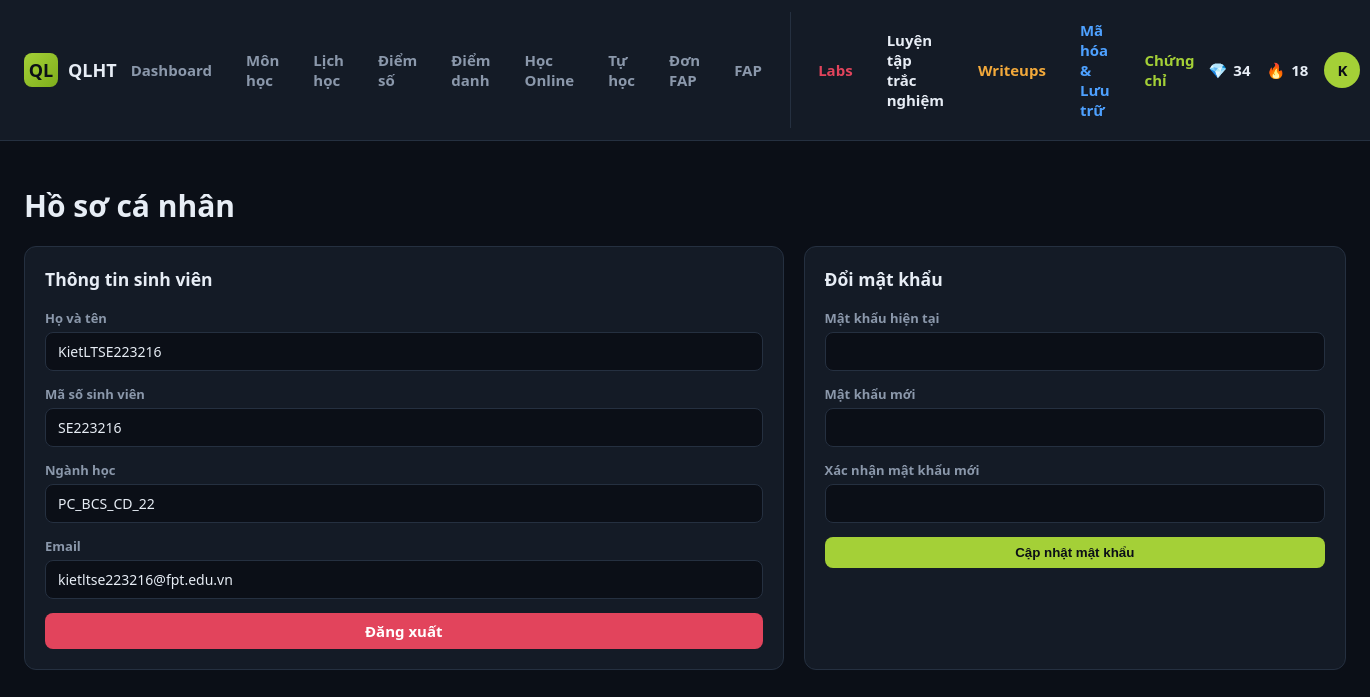
The page /profile.php (signed in) on the database its author committed.
### tables this page shows
CREATE TABLE `students` (
  `id` int(11) NOT NULL,
  `student_code` varchar(20) NOT NULL,
  `full_name` varchar(100) NOT NULL,
  `major` varchar(150) NOT NULL,
  `email` varchar(100) DEFAULT NULL,
  `password_hash` varchar(255) NOT NULL,
  `role` enum('student','admin') NOT NULL DEFAULT 'student',
  `avatar` varchar(255) DEFAULT NULL,
  `streak_days` int(11) DEFAULT 0,
  `points` int(11) DEFAULT 0,
  `created_at` timestamp NOT NULL DEFAULT current_timestamp()
);

### config/auth.php (called while the page is built, shortened)
<?php
require_once __DIR__ . '/database.php';
function isLoggedIn(): bool {
    return isset($_SESSION['student_id']);
}
function currentStudent(): ?array {
    static $cache = null;
    if ($cache === null) {
        $stmt = getDB()->prepare('SELECT * FROM students WHERE id = ?');
        $stmt->execute([$_SESSION['student_id']]);
        $cache = $stmt->fetch() ?: null;
    }
    return $cache;
}

### config/database.php (called while the page is built, shortened)
<?php
function getDB(): PDO {
    static $pdo = null;
    if ($pdo === null) {
        $dsn = "mysql:host=" . DB_HOST . ";port=" . DB_PORT . ";dbname=" . DB_NAME . ";charset=" . DB_CHARSET;
        $options = [
            PDO::ATTR_ERRMODE            => PDO::ERRMODE_EXCEPTION,
            PDO::ATTR_DEFAULT_FETCH_MODE => PDO::FETCH_ASSOC,
            PDO::ATTR_EMULATE_PREPARES   => false,
        ];
        try {
            $pdo = new PDO($dsn, DB_USER, DB_PASS, $options);
        } catch (PDOException $e) {
            http_response_code(500);
            die('Loi ket noi co so du lieu: ' . htmlspecialchars($e->getMessage()));
        }
    }
    return $pdo;
}

### profile.php (the view, shortened to what this page needs)
<?php
require_once __DIR__ . '/config/auth.php';
$student = currentStudent();
$activePage = 'profile';
include __DIR__ . '/includes/header.php';
?>
<h1>Hồ sơ cá nhân</h1>
<div class="grid grid-2">
    <div class="card">
        <h3 style="margin-top:0;">Thông tin sinh viên</h3>
        <div class="form-row"><label>Họ và tên</label><input value="<?= htmlspecialchars($student['full_name']) ?>" disabled></div>
        <div class="form-row"><label>Mã số sinh viên</label><input value="<?= htmlspecialchars($student['student_code']) ?>" disabled></div>
        <div class="form-row"><label>Ngành học</label><input value="<?= htmlspecialchars($student['major']) ?>" disabled></div>
        <div class="form-row"><label>Email</label><input value="<?= htmlspecialchars($student['email']) ?>" disabled></div>
        <a href="logout.php" class="btn btn-danger" style="display:block; text-align:center;">Đăng xuất</a>
    </div>
    <div class="card">
        <h3 style="margin-top:0;">Đổi mật khẩu</h3>
        <form method="post">
            <div class="form-row"><label>Mật khẩu hiện tại</label><input type="password" name="current_password" required></div>
            <div class="form-row"><label>Mật khẩu mới</label><input type="password" name="new_password" required></div>
            <div class="form-row"><label>Xác nhận mật khẩu mới</label><input type="password" name="confirm_password" required></div>
            <button type="submit" class="btn btn-accent" style="width:100%">Cập nhật mật khẩu</button>
        </form>
    </div>
</div>
<?php include __DIR__ . '/includes/footer.php'; ?>

### includes/header.php (shortened to what this page needs)
<?php
$student = currentStudent();
$initial = $student ? mb_substr($student['full_name'], 0, 1) : '?';
?>
<!DOCTYPE html>
<html lang="vi">
<head>
<link rel="stylesheet" href="assets/css/style.css">
</head>
<body>
<div class="topbar">
    <div class="brand">
        <div class="logo">QL</div>
        QLHT
    </div>
    <nav>
        <a href="index.php" class="<?= $activePage === 'dashboard' ? 'active' : '' ?>">Dashboard</a>
        <a href="subjects.php" class="<?= $activePage === 'subjects' ? 'active' : '' ?>">Môn học</a>
        <a href="schedule.php" class="<?= $activePage === 'schedule' ? 'active' : '' ?>">Lịch học</a>
        <a href="grades.php" class="<?= $activePage === 'grades' ? 'active' : '' ?>">Điểm số</a>
        <a href="attendance.php" class="<?= $activePage === 'attendance' ? 'active' : '' ?>">Điểm danh</a>
        <a href="online.php" class="<?= $activePage === 'online' ? 'active' : '' ?>">Học Online</a>
        <a href="self_study.php" class="<?= ($activePage === 'self_study') ? 'active' : '' ?>">Tự học</a>
        <a href="fap.php" class="<?= $activePage === 'fap' ? 'active' : '' ?>">Đơn FAP</a>
         <a href="https://fap.fpt.edu.vn/Student.aspx" class="<?= $activePage === 'fap' ? 'active' : '' ?>">FAP</a>
    <a href="labs.php" class="<?= ($activePage === 'labs') ? 'active' : '' ?>" style="color: var(--red);"> Labs</a>
        <a href="quiz_take.php" class="<?= ($activePage === 'quiz') ? 'active' : '' ?>" style="color: var(--pink);">Luyện tập trắc nghiệm</a>
    <a href="writeups.php" class="<?= ($activePage === 'writeups') ? 'active' : '' ?>" style="color: var(--orange);"> Writeups</a>
    <a href="payloads.php" class="<?= ($activePage === 'payloads') ? 'active' : '' ?>" style="color: var(--blue);"> Mã hóa & Lưu trữ</a>
    <a href="certs.php" class="<?= ($activePage === 'certs') ? 'active' : '' ?>" style="color: var(--accent);"> Chứng chỉ</a>
    </nav>
    <div class="right">
        <?php if ($student): ?>
        <div class="stat-pill" title="Điểm rèn luyện"><span>💎</span> <?= (int)$student['points'] ?></div>
        <div class="stat-pill" title="Chuỗi ngày học liên tiếp"><span>🔥</span> <?= (int)$student['streak_days'] ?></div>
        <a href="profile.php" class="avatar"><?= htmlspecialchars($initial) ?></a>
        <?php endif; ?>
    </div>
</div>
<div class="page-wrap">

### assets/css/style.css (style rules this page uses)
:root { --bg: #0b0f17; --bg-panel: #141b26; --bg-panel-2: #1a2330; --border: #253040; --text: #e7edf5; --text-dim: #8b98ab; --accent: #a4d037; --accent-dark: #7fae1c; --blue: #4ea1ff; --red: #e2445c; --orange: #f2a93b; --purple: #9b6bd4; --radius: 12px; --sidebar-w: 232px; }
* { box-sizing: border-box; }
body { margin: 0; background: var(--bg); color: var(--text); font-family: "Segoe UI", Roboto, Inter, Arial, sans-serif; font-size: 15px; }
a { color: inherit; text-decoration: none; }
.topbar { display: flex; align-items: center; justify-content: space-between; padding: 12px 24px; background: var(--bg-panel); border-bottom: 1px solid var(--border); position: sticky; top: 0; z-index: 50; }
.topbar .brand { display: flex; align-items: center; gap: 10px; font-weight: 700; font-size: 18px; }
.topbar .brand .logo { width: 34px; height: 34px; border-radius: 8px; background: linear-gradient(135deg, var(--accent), var(--accent-dark)); display: flex; align-items: center; justify-content: center; color: #0b0f17; font-weight: 800; }
.topbar nav { display: flex; gap: 6px; }
.topbar nav a { padding: 8px 14px; border-radius: 8px; color: var(--text-dim); font-weight: 600; display: flex; align-items: center; gap: 6px; }
.topbar .right { display: flex; align-items: center; gap: 16px; }
.stat-pill { display: flex; align-items: center; gap: 6px; font-weight: 700; color: var(--text); }
.avatar { width: 36px; height: 36px; border-radius: 50%; background: var(--accent); color: #0b0f17; display: flex; align-items: center; justify-content: center; font-weight: 800; }
.btn { padding: 8px 16px; border-radius: 8px; border: none; font-weight: 700; cursor: pointer; }
.btn-accent { background: var(--accent); color: #0b0f17; }
.btn-danger { background: var(--red); color: #fff; }
.page-wrap { max-width: 1400px; margin: 0 auto; padding: 24px; }
.grid { display: grid; grid-template-columns: 1fr; gap: 20px; }
@media (min-width: 900px) { .grid-2 { grid-template-columns: 1.4fr 1fr; } }
.card { background: var(--bg-panel); border: 1px solid var(--border); border-radius: var(--radius); padding: 20px; }
.card h2, .card h3 { margin-top: 0; }
input, select, textarea { width: 100%; padding: 9px 12px; border-radius: 8px; border: 1px solid var(--border); background: var(--bg); color: var(--text); font-size: 14px; font-family: inherit; }
label { font-size: 13px; color: var(--text-dim); font-weight: 600; display: block; margin-bottom: 5px; }
.form-row { margin-bottom: 14px; }

### rows shown on the page
students: points "34", streak_days "18", full_name "K", full_name "KietLTSE223216", student_code "SE223216", major "PC_BCS_CD_22", email "kietltse223216@fpt.edu.vn"
